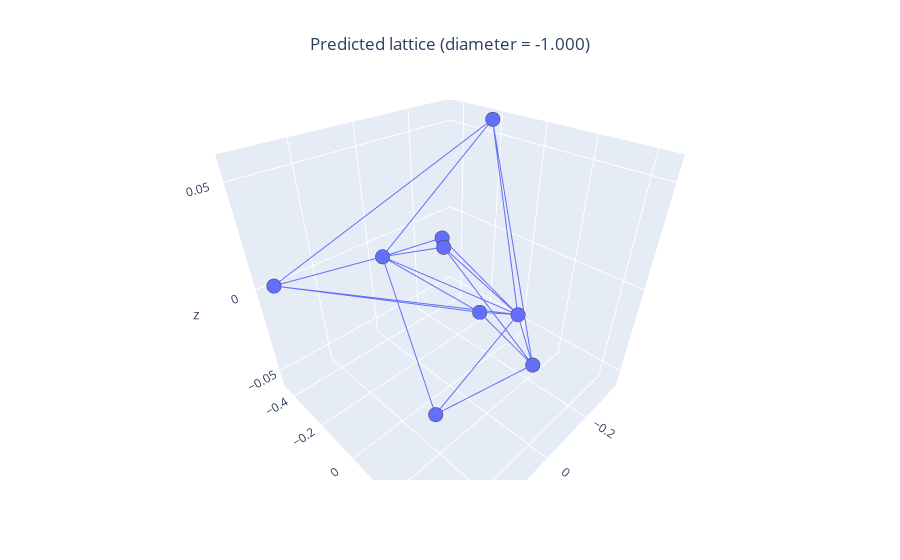

Notebook code cell kept with this figure:
### Code cell
path = 'generated_mat/node_num9_pos2/'
name = 'LatticeStiffness_lattice_1.npz'
plot_lattice_from_path(path, name)

### Figure 1 — Plotly figure (JSON) as saved in the notebook; plotly's stock layout.template omitted (floating-point values rounded to 4 significant figures)
{"data": [{"hovertemplate": "0=%{x}<br>1=%{y}<br>2=%{z}<extra></extra>", "legendgroup": "", "marker": {"color": "#636efa", "line": {"width": 5}, "size": 5, "symbol": "circle"}, "mode": "markers", "name": "", "scene": "scene", "showlegend": false, "type": "scatter3d", "x": [-0.001756, -0.3325, -0.357, 0.1089, -0.2406, 0.3263, -0.03789, -0.1845, 0.357], "y": [0.2902, -0.217, -0.2238, 0.4499, -0.3534, 0.3599, -0.4499, -0.2712, -0.3785], "z": [0.006613, -0.05718, 0.05718, 0.006062, -0.006286, 0.0005199, -0.009818, -0.00432, 0.006633]}, {"hovertemplate": "x=%{x}<br>y=%{y}<br>z=%{z}<extra></extra>", "legendgroup": "", "line": {"color": "#636efa", "dash": "solid"}, "marker": {"line": {"width": 5}, "size": 5, "symbol": "circle"}, "mode": "lines", "name": "", "scene": "scene", "showlegend": false, "type": "scatter3d", "x": [-0.001756, -0.3325], "y": [0.2902, -0.217], "z": [0.006613, -0.05718]}, {"hovertemplate": "x=%{x}<br>y=%{y}<br>z=%{z}<extra></extra>", "legendgroup": "", "line": {"color": "#636efa", "dash": "solid"}, "marker": {"line": {"width": 5}, "size": 5, "symbol": "circle"}, "mode": "lines", "name": "", "scene": "scene", "showlegend": false, "type": "scatter3d", "x": [-0.001756, -0.357], "y": [0.2902, -0.2238], "z": [0.006613, 0.05718]}, {"hovertemplate": "x=%{x}<br>y=%{y}<br>z=%{z}<extra></extra>", "legendgroup": "", "line": {"color": "#636efa", "dash": "solid"}, "marker": {"line": {"width": 5}, "size": 5, "symbol": "circle"}, "mode": "lines", "name": "", "scene": "scene", "showlegend": false, "type": "scatter3d", "x": [-0.001756, 0.1089], "y": [0.2902, 0.4499], "z": [0.006613, 0.006062]}, {"hovertemplate": "x=%{x}<br>y=%{y}<br>z=%{z}<extra></extra>", "legendgroup": "", "line": {"color": "#636efa", "dash": "solid"}, "marker": {"line": {"width": 5}, "size": 5, "symbol": "circle"}, "mode": "lines", "name": "", "scene": "scene", "showlegend": false, "type": "scatter3d", "x": [-0.3325, 0.1089], "y": [-0.217, 0.4499], "z": [-0.05718, 0.006062]}, {"hovertemplate": "x=%{x}<br>y=%{y}<br>z=%{z}<extra></extra>", "legendgroup": "", "line": {"color": "#636efa", "dash": "solid"}, "marker": {"line": {"width": 5}, "size": 5, "symbol": "circle"}, "mode": "lines", "name": "", "scene": "scene", "showlegend": false, "type": "scatter3d", "x": [-0.357, 0.1089], "y": [-0.2238, 0.4499], "z": [0.05718, 0.006062]}, {"hovertemplate": "x=%{x}<br>y=%{y}<br>z=%{z}<extra></extra>", "legendgroup": "", "line": {"color": "#636efa", "dash": "solid"}, "marker": {"line": {"width": 5}, "size": 5, "symbol": "circle"}, "mode": "lines", "name": "", "scene": "scene", "showlegend": false, "type": "scatter3d", "x": [-0.001756, -0.2406], "y": [0.2902, -0.3534], "z": [0.006613, -0.006286]}, {"hovertemplate": "x=%{x}<br>y=%{y}<br>z=%{z}<extra></extra>", "legendgroup": "", "line": {"color": "#636efa", "dash": "solid"}, "marker": {"line": {"width": 5}, "size": 5, "symbol": "circle"}, "mode": "lines", "name": "", "scene": "scene", "showlegend": false, "type": "scatter3d", "x": [-0.001756, 0.3263], "y": [0.2902, 0.3599], "z": [0.006613, 0.0005199]}, {"hovertemplate": "x=%{x}<br>y=%{y}<br>z=%{z}<extra></extra>", "legendgroup": "", "line": {"color": "#636efa", "dash": "solid"}, "marker": {"line": {"width": 5}, "size": 5, "symbol": "circle"}, "mode": "lines", "name": "", "scene": "scene", "showlegend": false, "type": "scatter3d", "x": [0.1089, 0.3263], "y": [0.4499, 0.3599], "z": [0.006062, 0.0005199]}, {"hovertemplate": "x=%{x}<br>y=%{y}<br>z=%{z}<extra></extra>", "legendgroup": "", "line": {"color": "#636efa", "dash": "solid"}, "marker": {"line": {"width": 5}, "size": 5, "symbol": "circle"}, "mode": "lines", "name": "", "scene": "scene", "showlegend": false, "type": "scatter3d", "x": [-0.001756, -0.03789], "y": [0.2902, -0.4499], "z": [0.006613, -0.009818]}, {"hovertemplate": "x=%{x}<br>y=%{y}<br>z=%{z}<extra></extra>", "legendgroup": "", "line": {"color": "#636efa", "dash": "solid"}, "marker": {"line": {"width": 5}, "size": 5, "symbol": "circle"}, "mode": "lines", "name": "", "scene": "scene", "showlegend": false, "type": "scatter3d", "x": [-0.3325, -0.03789], "y": [-0.217, -0.4499], "z": [-0.05718, -0.009818]}, {"hovertemplate": "x=%{x}<br>y=%{y}<br>z=%{z}<extra></extra>", "legendgroup": "", "line": {"color": "#636efa", "dash": "solid"}, "marker": {"line": {"width": 5}, "size": 5, "symbol": "circle"}, "mode": "lines", "name": "", "scene": "scene", "showlegend": false, "type": "scatter3d", "x": [-0.357, -0.03789], "y": [-0.2238, -0.4499], "z": [0.05718, -0.009818]}, {"hovertemplate": "x=%{x}<br>y=%{y}<br>z=%{z}<extra></extra>", "legendgroup": "", "line": {"color": "#636efa", "dash": "solid"}, "marker": {"line": {"width": 5}, "size": 5, "symbol": "circle"}, "mode": "lines", "name": "", "scene": "scene", "showlegend": false, "type": "scatter3d", "x": [-0.2406, -0.03789], "y": [-0.3534, -0.4499], "z": [-0.006286, -0.009818]}, {"hovertemplate": "x=%{x}<br>y=%{y}<br>z=%{z}<extra></extra>", "legendgroup": "", "line": {"color": "#636efa", "dash": "solid"}, "marker": {"line": {"width": 5}, "size": 5, "symbol": "circle"}, "mode": "lines", "name": "", "scene": "scene", "showlegend": false, "type": "scatter3d", "x": [0.3263, -0.03789], "y": [0.3599, -0.4499], "z": [0.0005199, -0.009818]}, {"hovertemplate": "x=%{x}<br>y=%{y}<br>z=%{z}<extra></extra>", "legendgroup": "", "line": {"color": "#636efa", "dash": "solid"}, "marker": {"line": {"width": 5}, "size": 5, "symbol": "circle"}, "mode": "lines", "name": "", "scene": "scene", "showlegend": false, "type": "scatter3d", "x": [-0.001756, -0.1845], "y": [0.2902, -0.2712], "z": [0.006613, -0.00432]}, {"hovertemplate": "x=%{x}<br>y=%{y}<br>z=%{z}<extra></extra>", "legendgroup": "", "line": {"color": "#636efa", "dash": "solid"}, "marker": {"line": {"width": 5}, "size": 5, "symbol": "circle"}, "mode": "lines", "name": "", "scene": "scene", "showlegend": false, "type": "scatter3d", "x": [0.1089, -0.1845], "y": [0.4499, -0.2712], "z": [0.006062, -0.00432]}, {"hovertemplate": "x=%{x}<br>y=%{y}<br>z=%{z}<extra></extra>", "legendgroup": "", "line": {"color": "#636efa", "dash": "solid"}, "marker": {"line": {"width": 5}, "size": 5, "symbol": "circle"}, "mode": "lines", "name": "", "scene": "scene", "showlegend": false, "type": "scatter3d", "x": [-0.03789, -0.1845], "y": [-0.4499, -0.2712], "z": [-0.009818, -0.00432]}, {"hovertemplate": "x=%{x}<br>y=%{y}<br>z=%{z}<extra></extra>", "legendgroup": "", "line": {"color": "#636efa", "dash": "solid"}, "marker": {"line": {"width": 5}, "size": 5, "symbol": "circle"}, "mode": "lines", "name": "", "scene": "scene", "showlegend": false, "type": "scatter3d", "x": [-0.001756, 0.357], "y": [0.2902, -0.3785], "z": [0.006613, 0.006633]}, {"hovertemplate": "x=%{x}<br>y=%{y}<br>z=%{z}<extra></extra>", "legendgroup": "", "line": {"color": "#636efa", "dash": "solid"}, "marker": {"line": {"width": 5}, "size": 5, "symbol": "circle"}, "mode": "lines", "name": "", "scene": "scene", "showlegend": false, "type": "scatter3d", "x": [-0.3325, 0.357], "y": [-0.217, -0.3785], "z": [-0.05718, 0.006633]}, {"hovertemplate": "x=%{x}<br>y=%{y}<br>z=%{z}<extra></extra>", "legendgroup": "", "line": {"color": "#636efa", "dash": "solid"}, "marker": {"line": {"width": 5}, "size": 5, "symbol": "circle"}, "mode": "lines", "name": "", "scene": "scene", "showlegend": false, "type": "scatter3d", "x": [-0.357, 0.357], "y": [-0.2238, -0.3785], "z": [0.05718, 0.006633]}, {"hovertemplate": "x=%{x}<br>y=%{y}<br>z=%{z}<extra></extra>", "legendgroup": "", "line": {"color": "#636efa", "dash": "solid"}, "marker": {"line": {"width": 5}, "size": 5, "symbol": "circle"}, "mode": "lines", "name": "", "scene": "scene", "showlegend": false, "type": "scatter3d", "x": [-0.03789, 0.357], "y": [-0.4499, -0.3785], "z": [-0.009818, 0.006633]}], "layout": {"autosize": true, "scene": {"aspectmode": "auto", "aspectratio": {"x": 1, "y": 1, "z": 1}, "camera": {"center": {"x": 0, "y": 0, "z": 0}, "eye": {"x": 0.9637, "y": 0.9637, "z": 0.9637}, "projection": {"type": "perspective"}, "up": {"x": 0, "y": 0, "z": 1}}}, "title": {"text": "Predicted lattice (diameter = -1.000)", "x": 0.5}}}
